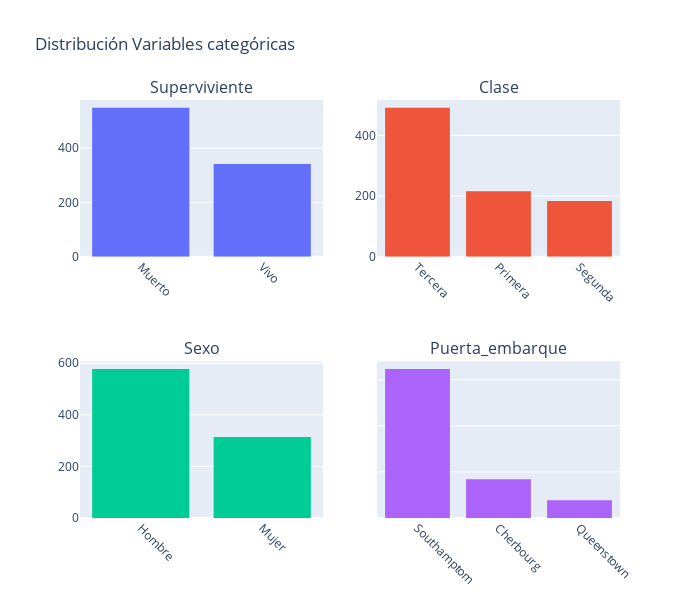

Write notebook code for a chart like this one.
### Code cell
# graficamos las variables categóricas
fig = make_subplots(rows=2, cols=2, subplot_titles=df_cat)

for i, col in enumerate(df_cat):
    row = i // 2 + 1
    col = i % 2 + 1
    fig.add_trace(go.Histogram(x=df[df_cat[i]], nbinsx=20, name=f'Distribución de {df_cat[i]}'), row=row, col=col)

fig.update_yaxes(showticklabels=False, row=2, col=2)

fig.update_layout(height=600, width=700, title_text="Distribución Variables categóricas", showlegend=False)
fig.update_xaxes(tickangle=45)
fig.show()

### Figure 1 — Plotly figure (JSON) as saved in the notebook; plotly's stock layout.template omitted (floating-point values rounded to 4 significant figures; data arrays with more than 128 entries replaced by an {"elided": "..."} marker saying what was removed)
{"data": [{"name": "Distribución de Superviviente", "nbinsx": 20, "type": "histogram", "x": {"elided": "891 str values"}, "xaxis": "x", "yaxis": "y"}, {"name": "Distribución de Clase", "nbinsx": 20, "type": "histogram", "x": {"elided": "891 str values"}, "xaxis": "x2", "yaxis": "y2"}, {"name": "Distribución de Sexo", "nbinsx": 20, "type": "histogram", "x": {"elided": "891 str values"}, "xaxis": "x3", "yaxis": "y3"}, {"name": "Distribución de Puerta_embarque", "nbinsx": 20, "type": "histogram", "x": {"elided": "891 str values"}, "xaxis": "x4", "yaxis": "y4"}], "layout": {"annotations": [{"font": {"size": 16}, "showarrow": false, "text": "Superviviente", "x": 0.225, "xanchor": "center", "xref": "paper", "y": 1, "yanchor": "bottom", "yref": "paper"}, {"font": {"size": 16}, "showarrow": false, "text": "Clase", "x": 0.775, "xanchor": "center", "xref": "paper", "y": 1, "yanchor": "bottom", "yref": "paper"}, {"font": {"size": 16}, "showarrow": false, "text": "Sexo", "x": 0.225, "xanchor": "center", "xref": "paper", "y": 0.375, "yanchor": "bottom", "yref": "paper"}, {"font": {"size": 16}, "showarrow": false, "text": "Puerta_embarque", "x": 0.775, "xanchor": "center", "xref": "paper", "y": 0.375, "yanchor": "bottom", "yref": "paper"}], "height": 600, "showlegend": false, "title": {"text": "Distribución Variables categóricas"}, "width": 700, "xaxis": {"anchor": "y", "domain": [0, 0.45], "tickangle": 45}, "xaxis2": {"anchor": "y2", "domain": [0.55, 1], "tickangle": 45}, "xaxis3": {"anchor": "y3", "domain": [0, 0.45], "tickangle": 45}, "xaxis4": {"anchor": "y4", "domain": [0.55, 1], "tickangle": 45}, "yaxis": {"anchor": "x", "domain": [0.625, 1]}, "yaxis2": {"anchor": "x2", "domain": [0.625, 1]}, "yaxis3": {"anchor": "x3", "domain": [0, 0.375]}, "yaxis4": {"anchor": "x4", "domain": [0, 0.375], "showticklabels": false}}}
